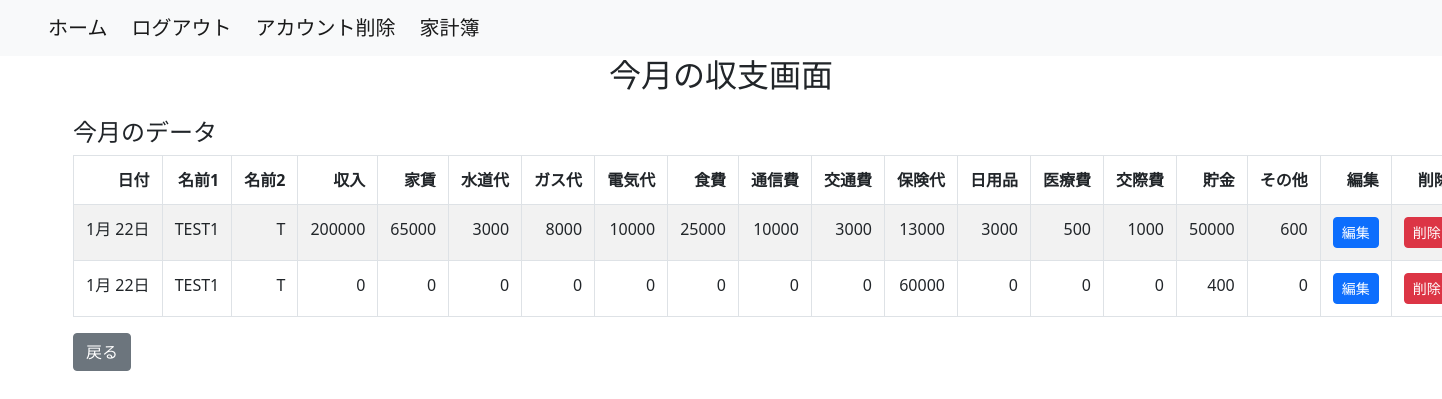
Page /household_budget/balance/ (signed in) on the earlier database version.
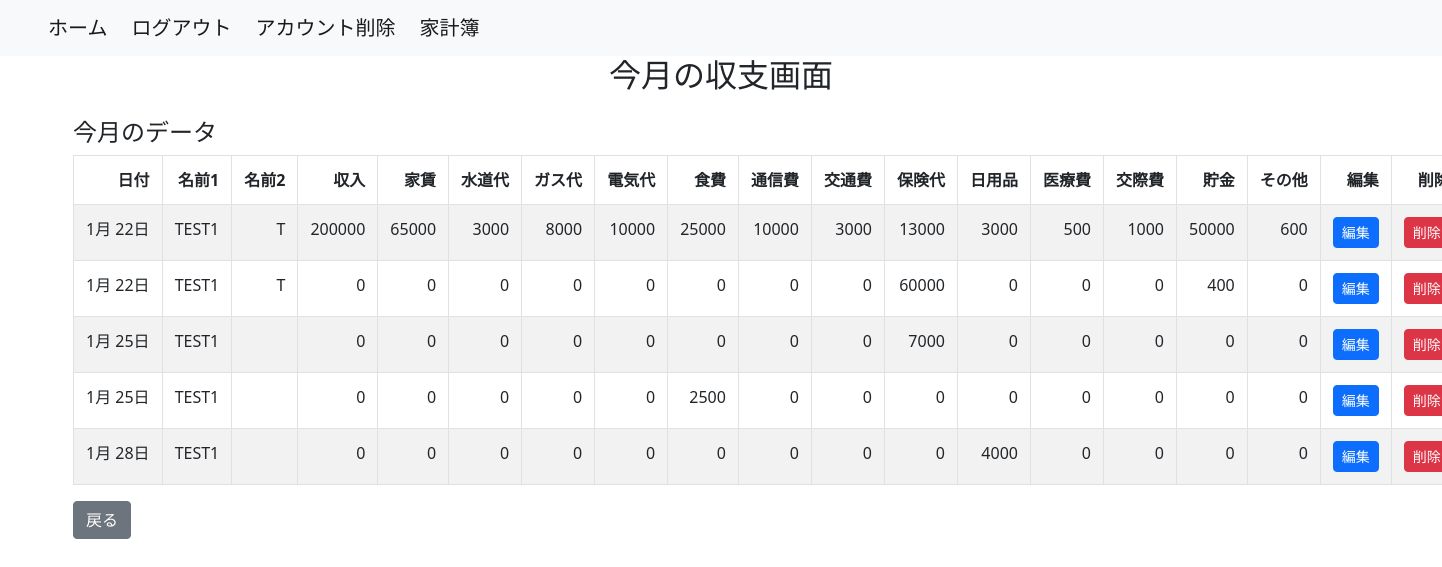
Same page on the later database version.
### household_budget/models.py (models this page shows)
class BalanceOfPayments(models.Model):
    user = models.ForeignKey(settings.AUTH_USER_MODEL, on_delete=models.CASCADE)
    event_date = models.DateField()
    name_1 = models.CharField(max_length=20, default='', null=True)
    name_2 = models.CharField(max_length=20, default='', null=True)
    income = models.IntegerField(default=0)
    rent = models.IntegerField(default=0)
    water_supply = models.IntegerField(default=0)
    gas = models.IntegerField(default=0)
    electricity = models.IntegerField(default=0)
    food_expenses = models.IntegerField(default=0)
    communication_expenses = models.IntegerField(default=0)
    transportation_expenses = models.IntegerField(default=0)
    insurance_fee = models.IntegerField(default=0)
    daily_necessities = models.IntegerField(default=0)
    medical_bills = models.IntegerField(default=0)
    entertainment_expenses = models.IntegerField(default=0)
    saving = models.IntegerField(default=0)
    add_item = models.IntegerField(default=0)
    class Meta:
        db_table = 'BalanceOfPayments'
        ordering = ['event_date']

### household_budget/views.py (the view)
# urls.py: path('balance/',BalanceOfPaymentsView.as_view(), name='balance'),
class BalanceOfPaymentsView(ListView):
    template_name = 'balance.html'
    model = BalanceOfPayments
    context_object_name = 'balance_list'
    @method_decorator(login_required)
    def dispatch(self, *args, **kwargs):
        return super().dispatch(*args, **kwargs)
    def get_queryset(self):
        return BalanceOfPayments.objects.filter(user=self.request.user)
    def get_context_data(self, **kwargs):
        context = super().get_context_data(**kwargs)
        context['now'] = datetime.now()
        last_month = datetime.now() - timedelta(days=datetime.now().day)
        context['last_month'] = last_month
        return context

### household_budget/templates/balance.html (shortened to what this page needs)
{% extends 'base.html' %}
{% block content %}
  <div class="container">
    <h2 class="text-center mb-4">今月の収支画面</h2>
    <h4>今月のデータ</h4>
    <table class="table table-striped table-bordered">
      <thead>
        <tr>
          <th>日付</th>
          <th>名前1</th>
          <th>名前2</th>
          <th>収入</th>
          <th>家賃</th>
          <th>水道代</th>
          <th>ガス代</th>
          <th>電気代</th>
          <th>食費</th>
          <th>通信費</th>
          <th>交通費</th>
          <th>保険代</th>
          <th>日用品</th>
          <th>医療費</th>
          <th>交際費</th>
          <th>貯金</th>
          <th>その他</th>
          <th>編集</th>
          <th>削除</th>
        </tr>
      </thead>
      <tbody>
      {% load humanize %}
        {% for balance in balance_list %}
          {% with balance_date=balance.event_date|date:"Y-m" %}
            {% if balance_date == now|date:"Y-m" %}
              <tr>
                <td>{{ balance.event_date | date:"n月 j日" }}</td>
                <td>{{ balance.name_1 }}</td>
                <td>{{ balance.name_2 }}</td>
                <td>{{ balance.income }}</td>
                <td>{{ balance.rent }}</td>
                <td>{{ balance.water_supply }}</td>
                <td>{{ balance.gas }}</td>
                <td>{{ balance.electricity }}</td>
                <td>{{ balance.food_expenses }}</td>
                <td>{{ balance.communication_expenses }}</td>
                <td>{{ balance.transportation_expenses }}</td>
                <td>{{ balance.insurance_fee }}</td>
                <td>{{ balance.daily_necessities }}</td>
                <td>{{ balance.medical_bills }}</td>
                <td>{{ balance.entertainment_expenses }}</td>
                <td>{{ balance.saving }}</td>
                <td>{{ balance.add_item }}</td>
                <td><a href="{% url 'household_budget:edit' balance.id %}" class="btn btn-primary btn-sm">編集</a></td>
                <td><a href="{% url 'household_budget:delete' balance.id %}" class="btn btn-danger btn-sm">削除</a></td>
              </tr>
            {% endif %}
          {% endwith %}
        {% endfor %}
      </tbody>
    </table>
    <div class="d-flex justify-content-start mt-3">
    <a href="{% url 'accounts:user' %}" class="btn btn-secondary ml-2">戻る</a>
    </div>
  </div>
{% endblock %}

Differences in the rows shown:
added BalanceOfPayments: event_date "1月 25日", name_1 "TEST1", income "0", rent "0", water_supply "0", gas "0", electricity "0", food_expenses "0", communication_expenses "0", transportation_expenses "0", insurance_fee "7000", daily_necessities "0", medical_bills "0", entertainment_expenses "0", saving "0", add_item "0"
added BalanceOfPayments: event_date "1月 25日", name_1 "TEST1", income "0", rent "0", water_supply "0", gas "0", electricity "0", food_expenses "2500", communication_expenses "0", transportation_expenses "0", insurance_fee "0", daily_necessities "0", medical_bills "0", entertainment_expenses "0", saving "0", add_item "0"
added BalanceOfPayments: event_date "1月 28日", name_1 "TEST1", income "0", rent "0", water_supply "0", gas "0", electricity "0", food_expenses "0", communication_expenses "0", transportation_expenses "0", insurance_fee "0", daily_necessities "4000", medical_bills "0", entertainment_expenses "0", saving "0", add_item "0"
